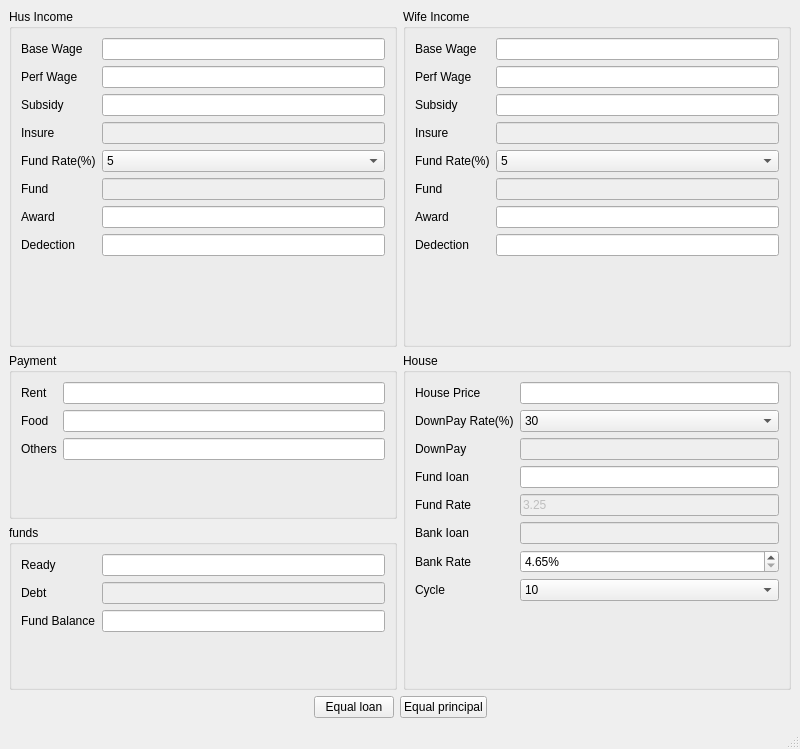
<?xml version="1.0" encoding="UTF-8"?>
<ui version="4.0">
 <class>Calculator</class>
 <widget class="QMainWindow" name="Calculator">
  <property name="geometry">
   <rect>
    <x>0</x>
    <y>0</y>
    <width>800</width>
    <height>749</height>
   </rect>
  </property>
  <property name="windowTitle">
   <string>Calculator</string>
  </property>
  <widget class="QWidget" name="centralwidget">
   <layout class="QVBoxLayout" name="verticalLayout">
    <item>
     <layout class="QVBoxLayout" name="verticalLayoutMain">
      <item>
       <layout class="QHBoxLayout" name="horizontalLayout">
        <item>
         <widget class="QGroupBox" name="groupBoxHusIncome">
          <property name="title">
           <string>Hus Income</string>
          </property>
          <layout class="QGridLayout" name="gridLayout">
           <item row="0" column="1">
            <layout class="QFormLayout" name="formLayoutHusIncome">
             <item row="0" column="0">
              <widget class="QLabel" name="labelHusBaseWage">
               <property name="text">
                <string>Base Wage</string>
               </property>
              </widget>
             </item>
             <item row="0" column="1">
              <widget class="QLineEdit" name="lineEditHusBaseWage">
               <property name="inputMask">
                <string/>
               </property>
              </widget>
             </item>
             <item row="1" column="0">
              <widget class="QLabel" name="labelHusPerfWage">
               <property name="text">
                <string>Perf Wage</string>
               </property>
              </widget>
             </item>
             <item row="1" column="1">
              <widget class="QLineEdit" name="lineEditHusPerfWage"/>
             </item>
             <item row="2" column="0">
              <widget class="QLabel" name="labelHusSubsidy">
               <property name="text">
                <string>Subsidy</string>
               </property>
              </widget>
             </item>
             <item row="2" column="1">
              <widget class="QLineEdit" name="lineEditHusSubsidy"/>
             </item>
             <item row="3" column="0">
              <widget class="QLabel" name="labelHusInsure">
               <property name="text">
                <string>Insure</string>
               </property>
              </widget>
             </item>
             <item row="3" column="1">
              <widget class="QLineEdit" name="lineEditHusInsure">
               <property name="enabled">
                <bool>false</bool>
               </property>
              </widget>
             </item>
             <item row="4" column="0">
              <widget class="QLabel" name="labelHusFundRate">
               <property name="text">
                <string>Fund Rate(%)</string>
               </property>
              </widget>
             </item>
             <item row="4" column="1">
              <widget class="QComboBox" name="comboBoxHusFundRate">
               <property name="editable">
                <bool>false</bool>
               </property>
               <property name="currentIndex">
                <number>0</number>
               </property>
               <item>
                <property name="text">
                 <string>5</string>
                </property>
               </item>
               <item>
                <property name="text">
                 <string>6</string>
                </property>
               </item>
               <item>
                <property name="text">
                 <string>7</string>
                </property>
               </item>
               <item>
                <property name="text">
                 <string>8</string>
                </property>
               </item>
               <item>
                <property name="text">
                 <string>9</string>
                </property>
               </item>
               <item>
                <property name="text">
                 <string>10</string>
                </property>
               </item>
               <item>
                <property name="text">
                 <string>11</string>
                </property>
               </item>
               <item>
                <property name="text">
                 <string>12</string>
                </property>
               </item>
              </widget>
             </item>
             <item row="5" column="0">
              <widget class="QLabel" name="labelHusFund">
               <property name="text">
                <string>Fund</string>
               </property>
              </widget>
             </item>
             <item row="5" column="1">
              <widget class="QLineEdit" name="lineEditHusFund">
               <property name="enabled">
                <bool>false</bool>
               </property>
              </widget>
             </item>
             <item row="6" column="0">
              <widget class="QLabel" name="labelHusAward">
               <property name="text">
                <string>Award</string>
               </property>
              </widget>
             </item>
             <item row="6" column="1">
              <widget class="QLineEdit" name="lineEditHusAward"/>
             </item>
             <item row="7" column="0">
              <widget class="QLabel" name="labelHusDedection">
               <property name="text">
                <string>Dedection</string>
               </property>
              </widget>
             </item>
             <item row="7" column="1">
              <widget class="QLineEdit" name="lineEditHusDedection"/>
             </item>
            </layout>
           </item>
          </layout>
         </widget>
        </item>
        <item>
         <widget class="QGroupBox" name="groupBoxWifeIncome">
          <property name="title">
           <string>Wife Income</string>
          </property>
          <layout class="QVBoxLayout" name="verticalLayout_2">
           <item>
            <layout class="QFormLayout" name="formLayoutWifeIncome">
             <item row="0" column="0">
              <widget class="QLabel" name="labelWifeBaseWage">
               <property name="text">
                <string>Base Wage</string>
               </property>
              </widget>
             </item>
             <item row="0" column="1">
              <widget class="QLineEdit" name="lineEditWifeBaseWage"/>
             </item>
             <item row="1" column="0">
              <widget class="QLabel" name="labelWifePerfWage">
               <property name="text">
                <string>Perf Wage</string>
               </property>
              </widget>
             </item>
             <item row="1" column="1">
              <widget class="QLineEdit" name="lineEditWifePerfWage"/>
             </item>
             <item row="2" column="0">
              <widget class="QLabel" name="labelWifeSubsidy">
               <property name="text">
                <string>Subsidy</string>
               </property>
              </widget>
             </item>
             <item row="2" column="1">
              <widget class="QLineEdit" name="lineEditWifeSubsidy"/>
             </item>
             <item row="3" column="0">
              <widget class="QLabel" name="labelWifeInsure">
               <property name="text">
                <string>Insure</string>
               </property>
              </widget>
             </item>
             <item row="3" column="1">
              <widget class="QLineEdit" name="lineEditWifeInsure">
               <property name="enabled">
                <bool>false</bool>
               </property>
              </widget>
             </item>
             <item row="4" column="0">
              <widget class="QLabel" name="labelWifeFundRate">
               <property name="text">
                <string>Fund Rate(%)</string>
               </property>
              </widget>
             </item>
             <item row="4" column="1">
              <widget class="QComboBox" name="comboBoxWifeFundRate">
               <item>
                <property name="text">
                 <string>5</string>
                </property>
               </item>
               <item>
                <property name="text">
                 <string>6</string>
                </property>
               </item>
               <item>
                <property name="text">
                 <string>7</string>
                </property>
               </item>
               <item>
                <property name="text">
                 <string>8</string>
                </property>
               </item>
               <item>
                <property name="text">
                 <string>9</string>
                </property>
               </item>
               <item>
                <property name="text">
                 <string>10</string>
                </property>
               </item>
               <item>
                <property name="text">
                 <string>11</string>
                </property>
               </item>
               <item>
                <property name="text">
                 <string>12</string>
                </property>
               </item>
              </widget>
             </item>
             <item row="5" column="0">
              <widget class="QLabel" name="labelWifeFund">
               <property name="text">
                <string>Fund</string>
               </property>
              </widget>
             </item>
             <item row="5" column="1">
              <widget class="QLineEdit" name="lineEditWifeFund">
               <property name="enabled">
                <bool>false</bool>
               </property>
              </widget>
             </item>
             <item row="6" column="0">
              <widget class="QLabel" name="labelWifeAward">
               <property name="text">
                <string>Award</string>
               </property>
              </widget>
             </item>
             <item row="6" column="1">
              <widget class="QLineEdit" name="lineEditWifeAward"/>
             </item>
             <item row="7" column="0">
              <widget class="QLabel" name="labelWifeDedection">
               <property name="text">
                <string>Dedection</string>
               </property>
              </widget>
             </item>
             <item row="7" column="1">
              <widget class="QLineEdit" name="lineEditWifeDedection"/>
             </item>
            </layout>
           </item>
          </layout>
         </widget>
        </item>
       </layout>
      </item>
      <item>
       <layout class="QHBoxLayout" name="horizontalLayoutDebat">
        <item>
         <layout class="QVBoxLayout" name="verticalLayoutPanel">
          <item>
           <widget class="QGroupBox" name="groupBoxPay">
            <property name="title">
             <string>Payment</string>
            </property>
            <layout class="QVBoxLayout" name="verticalLayout_3">
             <item>
              <layout class="QFormLayout" name="formLayoutPay">
               <item row="0" column="0">
                <widget class="QLabel" name="labelRent">
                 <property name="text">
                  <string>Rent</string>
                 </property>
                </widget>
               </item>
               <item row="0" column="1">
                <widget class="QLineEdit" name="lineEditRent"/>
               </item>
               <item row="1" column="0">
                <widget class="QLabel" name="labelFood">
                 <property name="text">
                  <string>Food</string>
                 </property>
                </widget>
               </item>
               <item row="1" column="1">
                <widget class="QLineEdit" name="lineEditFood"/>
               </item>
               <item row="2" column="0">
                <widget class="QLabel" name="labelOthers">
                 <property name="text">
                  <string>Others</string>
                 </property>
                </widget>
               </item>
               <item row="2" column="1">
                <widget class="QLineEdit" name="lineEditOthers"/>
               </item>
              </layout>
             </item>
            </layout>
           </widget>
          </item>
          <item>
           <widget class="QGroupBox" name="groupBox">
            <property name="title">
             <string>funds</string>
            </property>
            <layout class="QVBoxLayout" name="verticalLayout_5">
             <item>
              <layout class="QFormLayout" name="formLayout">
               <item row="0" column="0">
                <widget class="QLabel" name="labelReady">
                 <property name="text">
                  <string>Ready</string>
                 </property>
                </widget>
               </item>
               <item row="0" column="1">
                <widget class="QLineEdit" name="lineEditReady"/>
               </item>
               <item row="1" column="0">
                <widget class="QLabel" name="labelDebt">
                 <property name="text">
                  <string>Debt</string>
                 </property>
                </widget>
               </item>
               <item row="1" column="1">
                <widget class="QLineEdit" name="lineEditDebt">
                 <property name="enabled">
                  <bool>false</bool>
                 </property>
                </widget>
               </item>
               <item row="2" column="0">
                <widget class="QLabel" name="labelFundBalance">
                 <property name="text">
                  <string>Fund Balance</string>
                 </property>
                </widget>
               </item>
               <item row="2" column="1">
                <widget class="QLineEdit" name="lineEditFundBalance"/>
               </item>
              </layout>
             </item>
            </layout>
           </widget>
          </item>
         </layout>
        </item>
        <item>
         <widget class="QGroupBox" name="groupBoxHouse">
          <property name="title">
           <string>House</string>
          </property>
          <layout class="QVBoxLayout" name="verticalLayout_4">
           <item>
            <layout class="QFormLayout" name="formLayoutHouse">
             <item row="0" column="0">
              <widget class="QLabel" name="labelHousePrice">
               <property name="text">
                <string>House Price</string>
               </property>
              </widget>
             </item>
             <item row="0" column="1">
              <widget class="QLineEdit" name="lineEditHousePrice"/>
             </item>
             <item row="1" column="0">
              <widget class="QLabel" name="labelDownPayRate">
               <property name="text">
                <string>DownPay Rate(%)</string>
               </property>
              </widget>
             </item>
             <item row="1" column="1">
              <widget class="QComboBox" name="comboBoxDownPayRate">
               <item>
                <property name="text">
                 <string>30</string>
                </property>
               </item>
               <item>
                <property name="text">
                 <string>40</string>
                </property>
               </item>
               <item>
                <property name="text">
                 <string>50</string>
                </property>
               </item>
               <item>
                <property name="text">
                 <string>60</string>
                </property>
               </item>
               <item>
                <property name="text">
                 <string>70</string>
                </property>
               </item>
               <item>
                <property name="text">
                 <string>80</string>
                </property>
               </item>
               <item>
                <property name="text">
                 <string>90</string>
                </property>
               </item>
               <item>
                <property name="text">
                 <string>100</string>
                </property>
               </item>
              </widget>
             </item>
             <item row="2" column="0">
              <widget class="QLabel" name="labelDownPay">
               <property name="text">
                <string>DownPay</string>
               </property>
              </widget>
             </item>
             <item row="2" column="1">
              <widget class="QLineEdit" name="lineEditDownPay">
               <property name="enabled">
                <bool>false</bool>
               </property>
              </widget>
             </item>
             <item row="3" column="0">
              <widget class="QLabel" name="labelFundIoan">
               <property name="text">
                <string>Fund Ioan</string>
               </property>
              </widget>
             </item>
             <item row="3" column="1">
              <widget class="QLineEdit" name="lineEditFundIoan">
               <property name="enabled">
                <bool>true</bool>
               </property>
              </widget>
             </item>
             <item row="4" column="0">
              <widget class="QLabel" name="labelFundRate">
               <property name="text">
                <string>Fund Rate</string>
               </property>
              </widget>
             </item>
             <item row="4" column="1">
              <widget class="QLineEdit" name="lineEditFundRate">
               <property name="enabled">
                <bool>false</bool>
               </property>
               <property name="text">
                <string>3.25</string>
               </property>
              </widget>
             </item>
             <item row="5" column="0">
              <widget class="QLabel" name="labelBankIoan">
               <property name="text">
                <string>Bank Ioan</string>
               </property>
              </widget>
             </item>
             <item row="5" column="1">
              <widget class="QLineEdit" name="lineEditBankIoan">
               <property name="enabled">
                <bool>false</bool>
               </property>
              </widget>
             </item>
             <item row="6" column="0">
              <widget class="QLabel" name="labelBankRate">
               <property name="text">
                <string>Bank Rate</string>
               </property>
              </widget>
             </item>
             <item row="7" column="0">
              <widget class="QLabel" name="labelCycle">
               <property name="text">
                <string>Cycle</string>
               </property>
              </widget>
             </item>
             <item row="7" column="1">
              <widget class="QComboBox" name="comboBoxCycle">
               <item>
                <property name="text">
                 <string>10</string>
                </property>
               </item>
               <item>
                <property name="text">
                 <string>15</string>
                </property>
               </item>
               <item>
                <property name="text">
                 <string>20</string>
                </property>
               </item>
               <item>
                <property name="text">
                 <string>25</string>
                </property>
               </item>
               <item>
                <property name="text">
                 <string>30</string>
                </property>
               </item>
              </widget>
             </item>
             <item row="6" column="1">
              <widget class="QDoubleSpinBox" name="doubleSpinBoxBankRate">
               <property name="suffix">
                <string>%</string>
               </property>
               <property name="minimum">
                <double>4.650000000000000</double>
               </property>
               <property name="maximum">
                <double>6.370000000000000</double>
               </property>
               <property name="singleStep">
                <double>0.010000000000000</double>
               </property>
               <property name="stepType">
                <enum>QAbstractSpinBox::AdaptiveDecimalStepType</enum>
               </property>
              </widget>
             </item>
            </layout>
           </item>
          </layout>
         </widget>
        </item>
       </layout>
      </item>
      <item>
       <layout class="QHBoxLayout" name="horizontalLayoutButton">
        <item>
         <spacer name="horizontalSpacerLeft">
          <property name="orientation">
           <enum>Qt::Horizontal</enum>
          </property>
          <property name="sizeHint" stdset="0">
           <size>
            <width>40</width>
            <height>20</height>
           </size>
          </property>
         </spacer>
        </item>
        <item>
         <widget class="QPushButton" name="calCapButton">
          <property name="text">
           <string>Equal loan</string>
          </property>
         </widget>
        </item>
        <item>
         <widget class="QPushButton" name="calCapIntButton">
          <property name="text">
           <string>Equal principal</string>
          </property>
         </widget>
        </item>
        <item>
         <spacer name="horizontalSpacerRight">
          <property name="orientation">
           <enum>Qt::Horizontal</enum>
          </property>
          <property name="sizeHint" stdset="0">
           <size>
            <width>40</width>
            <height>20</height>
           </size>
          </property>
         </spacer>
        </item>
       </layout>
      </item>
     </layout>
    </item>
   </layout>
  </widget>
  <widget class="QMenuBar" name="menubar">
   <property name="geometry">
    <rect>
     <x>0</x>
     <y>0</y>
     <width>800</width>
     <height>25</height>
    </rect>
   </property>
  </widget>
  <widget class="QStatusBar" name="statusbar"/>
 </widget>
 <tabstops>
  <tabstop>lineEditHusBaseWage</tabstop>
  <tabstop>lineEditHusPerfWage</tabstop>
  <tabstop>lineEditHusSubsidy</tabstop>
  <tabstop>lineEditHusInsure</tabstop>
  <tabstop>comboBoxHusFundRate</tabstop>
  <tabstop>lineEditHusFund</tabstop>
  <tabstop>lineEditHusAward</tabstop>
  <tabstop>lineEditHusDedection</tabstop>
  <tabstop>lineEditWifeBaseWage</tabstop>
  <tabstop>lineEditWifePerfWage</tabstop>
  <tabstop>lineEditWifeSubsidy</tabstop>
  <tabstop>lineEditWifeInsure</tabstop>
  <tabstop>comboBoxWifeFundRate</tabstop>
  <tabstop>lineEditWifeFund</tabstop>
  <tabstop>lineEditWifeAward</tabstop>
  <tabstop>lineEditWifeDedection</tabstop>
  <tabstop>lineEditRent</tabstop>
  <tabstop>lineEditFood</tabstop>
  <tabstop>lineEditOthers</tabstop>
  <tabstop>lineEditReady</tabstop>
  <tabstop>lineEditDebt</tabstop>
  <tabstop>lineEditFundBalance</tabstop>
  <tabstop>lineEditHousePrice</tabstop>
  <tabstop>comboBoxDownPayRate</tabstop>
  <tabstop>lineEditDownPay</tabstop>
  <tabstop>lineEditFundIoan</tabstop>
  <tabstop>lineEditFundRate</tabstop>
  <tabstop>lineEditBankIoan</tabstop>
  <tabstop>doubleSpinBoxBankRate</tabstop>
  <tabstop>comboBoxCycle</tabstop>
  <tabstop>calCapButton</tabstop>
  <tabstop>calCapIntButton</tabstop>
 </tabstops>
 <resources/>
 <connections>
  <connection>
   <sender>calCapButton</sender>
   <signal>clicked()</signal>
   <receiver>Calculator</receiver>
   <slot>on_avgCapButton_clicked()</slot>
   <hints>
    <hint type="sourcelabel">
     <x>269</x>
     <y>693</y>
    </hint>
    <hint type="destinationlabel">
     <x>399</x>
     <y>339</y>
    </hint>
   </hints>
  </connection>
  <connection>
   <sender>lineEditHusBaseWage</sender>
   <signal>textEdited(QString)</signal>
   <receiver>Calculator</receiver>
   <slot>setHusbBaseWage()</slot>
   <hints>
    <hint type="sourcelabel">
     <x>259</x>
     <y>80</y>
    </hint>
    <hint type="destinationlabel">
     <x>399</x>
     <y>339</y>
    </hint>
   </hints>
  </connection>
  <connection>
   <sender>lineEditHusPerfWage</sender>
   <signal>textEdited(QString)</signal>
   <receiver>Calculator</receiver>
   <slot>setHusbPerfWage()</slot>
   <hints>
    <hint type="sourcelabel">
     <x>259</x>
     <y>110</y>
    </hint>
    <hint type="destinationlabel">
     <x>399</x>
     <y>339</y>
    </hint>
   </hints>
  </connection>
  <connection>
   <sender>lineEditHusSubsidy</sender>
   <signal>textEdited(QString)</signal>
   <receiver>Calculator</receiver>
   <slot>setHusbSubsidy()</slot>
   <hints>
    <hint type="sourcelabel">
     <x>381</x>
     <y>168</y>
    </hint>
    <hint type="destinationlabel">
     <x>399</x>
     <y>339</y>
    </hint>
   </hints>
  </connection>
  <connection>
   <sender>lineEditHusAward</sender>
   <signal>textEdited(QString)</signal>
   <receiver>Calculator</receiver>
   <slot>setHusbAward()</slot>
   <hints>
    <hint type="sourcelabel">
     <x>381</x>
     <y>302</y>
    </hint>
    <hint type="destinationlabel">
     <x>399</x>
     <y>339</y>
    </hint>
   </hints>
  </connection>
  <connection>
   <sender>lineEditWifeAward</sender>
   <signal>textEdited(QString)</signal>
   <receiver>Calculator</receiver>
   <slot>setWifeAward()</slot>
   <hints>
    <hint type="sourcelabel">
     <x>771</x>
     <y>302</y>
    </hint>
    <hint type="destinationlabel">
     <x>399</x>
     <y>339</y>
    </hint>
   </hints>
  </connection>
  <connection>
   <sender>lineEditWifeBaseWage</sender>
   <signal>textEdited(QString)</signal>
   <receiver>Calculator</receiver>
   <slot>setWifeBaseWage()</slot>
   <hints>
    <hint type="sourcelabel">
     <x>652</x>
     <y>80</y>
    </hint>
    <hint type="destinationlabel">
     <x>399</x>
     <y>339</y>
    </hint>
   </hints>
  </connection>
  <connection>
   <sender>lineEditWifePerfWage</sender>
   <signal>textEdited(QString)</signal>
   <receiver>Calculator</receiver>
   <slot>setWifePerfWage()</slot>
   <hints>
    <hint type="sourcelabel">
     <x>652</x>
     <y>110</y>
    </hint>
    <hint type="destinationlabel">
     <x>399</x>
     <y>339</y>
    </hint>
   </hints>
  </connection>
  <connection>
   <sender>lineEditWifeSubsidy</sender>
   <signal>textEdited(QString)</signal>
   <receiver>Calculator</receiver>
   <slot>setWifeSubsidy()</slot>
   <hints>
    <hint type="sourcelabel">
     <x>771</x>
     <y>168</y>
    </hint>
    <hint type="destinationlabel">
     <x>399</x>
     <y>339</y>
    </hint>
   </hints>
  </connection>
  <connection>
   <sender>lineEditRent</sender>
   <signal>textEdited(QString)</signal>
   <receiver>Calculator</receiver>
   <slot>setFamilyRent()</slot>
   <hints>
    <hint type="sourcelabel">
     <x>325</x>
     <y>424</y>
    </hint>
    <hint type="destinationlabel">
     <x>399</x>
     <y>373</y>
    </hint>
   </hints>
  </connection>
  <connection>
   <sender>lineEditFood</sender>
   <signal>textEdited(QString)</signal>
   <receiver>Calculator</receiver>
   <slot>setFamilyFood()</slot>
   <hints>
    <hint type="sourcelabel">
     <x>325</x>
     <y>458</y>
    </hint>
    <hint type="destinationlabel">
     <x>399</x>
     <y>373</y>
    </hint>
   </hints>
  </connection>
  <connection>
   <sender>lineEditOthers</sender>
   <signal>textEdited(QString)</signal>
   <receiver>Calculator</receiver>
   <slot>setFamilyOthers()</slot>
   <hints>
    <hint type="sourcelabel">
     <x>325</x>
     <y>492</y>
    </hint>
    <hint type="destinationlabel">
     <x>399</x>
     <y>373</y>
    </hint>
   </hints>
  </connection>
  <connection>
   <sender>lineEditReady</sender>
   <signal>textEdited(QString)</signal>
   <receiver>Calculator</receiver>
   <slot>setFamilyMoney()</slot>
   <hints>
    <hint type="sourcelabel">
     <x>374</x>
     <y>583</y>
    </hint>
    <hint type="destinationlabel">
     <x>399</x>
     <y>373</y>
    </hint>
   </hints>
  </connection>
  <connection>
   <sender>lineEditHousePrice</sender>
   <signal>textEdited(QString)</signal>
   <receiver>Calculator</receiver>
   <slot>setHousePrice()</slot>
   <hints>
    <hint type="sourcelabel">
     <x>771</x>
     <y>423</y>
    </hint>
    <hint type="destinationlabel">
     <x>399</x>
     <y>373</y>
    </hint>
   </hints>
  </connection>
  <connection>
   <sender>comboBoxDownPayRate</sender>
   <signal>activated(int)</signal>
   <receiver>Calculator</receiver>
   <slot>setHouseDownpayRate()</slot>
   <hints>
    <hint type="sourcelabel">
     <x>771</x>
     <y>456</y>
    </hint>
    <hint type="destinationlabel">
     <x>399</x>
     <y>373</y>
    </hint>
   </hints>
  </connection>
  <connection>
   <sender>lineEditFundIoan</sender>
   <signal>textEdited(QString)</signal>
   <receiver>Calculator</receiver>
   <slot>setHouseFundIoan()</slot>
   <hints>
    <hint type="sourcelabel">
     <x>771</x>
     <y>524</y>
    </hint>
    <hint type="destinationlabel">
     <x>399</x>
     <y>373</y>
    </hint>
   </hints>
  </connection>
  <connection>
   <sender>comboBoxCycle</sender>
   <signal>activated(int)</signal>
   <receiver>Calculator</receiver>
   <slot>setHouseCycle()</slot>
   <hints>
    <hint type="sourcelabel">
     <x>771</x>
     <y>658</y>
    </hint>
    <hint type="destinationlabel">
     <x>399</x>
     <y>373</y>
    </hint>
   </hints>
  </connection>
  <connection>
   <sender>comboBoxHusFundRate</sender>
   <signal>activated(int)</signal>
   <receiver>Calculator</receiver>
   <slot>setHusbFundRate()</slot>
   <hints>
    <hint type="sourcelabel">
     <x>262</x>
     <y>222</y>
    </hint>
    <hint type="destinationlabel">
     <x>399</x>
     <y>373</y>
    </hint>
   </hints>
  </connection>
  <connection>
   <sender>comboBoxWifeFundRate</sender>
   <signal>activated(int)</signal>
   <receiver>Calculator</receiver>
   <slot>setWifeFundRate()</slot>
   <hints>
    <hint type="sourcelabel">
     <x>652</x>
     <y>222</y>
    </hint>
    <hint type="destinationlabel">
     <x>399</x>
     <y>373</y>
    </hint>
   </hints>
  </connection>
  <connection>
   <sender>doubleSpinBoxBankRate</sender>
   <signal>valueChanged(double)</signal>
   <receiver>Calculator</receiver>
   <slot>setHouseBankIoanRate()</slot>
   <hints>
    <hint type="sourcelabel">
     <x>771</x>
     <y>625</y>
    </hint>
    <hint type="destinationlabel">
     <x>399</x>
     <y>373</y>
    </hint>
   </hints>
  </connection>
  <connection>
   <sender>calCapIntButton</sender>
   <signal>clicked()</signal>
   <receiver>Calculator</receiver>
   <slot>on_avgCapIntButton_clicked()</slot>
   <hints>
    <hint type="sourcelabel">
     <x>610</x>
     <y>709</y>
    </hint>
    <hint type="destinationlabel">
     <x>399</x>
     <y>373</y>
    </hint>
   </hints>
  </connection>
  <connection>
   <sender>lineEditHusDedection</sender>
   <signal>textEdited(QString)</signal>
   <receiver>Calculator</receiver>
   <slot>setHusbDedection()</slot>
   <hints>
    <hint type="sourcelabel">
     <x>262</x>
     <y>323</y>
    </hint>
    <hint type="destinationlabel">
     <x>399</x>
     <y>373</y>
    </hint>
   </hints>
  </connection>
  <connection>
   <sender>lineEditWifeDedection</sender>
   <signal>textEdited(QString)</signal>
   <receiver>Calculator</receiver>
   <slot>setWifeDedection()</slot>
   <hints>
    <hint type="sourcelabel">
     <x>652</x>
     <y>323</y>
    </hint>
    <hint type="destinationlabel">
     <x>399</x>
     <y>373</y>
    </hint>
   </hints>
  </connection>
  <connection>
   <sender>lineEditFundBalance</sender>
   <signal>textEdited(QString)</signal>
   <receiver>Calculator</receiver>
   <slot>setFamilyFundBalance()</slot>
   <hints>
    <hint type="sourcelabel">
     <x>262</x>
     <y>638</y>
    </hint>
    <hint type="destinationlabel">
     <x>399</x>
     <y>373</y>
    </hint>
   </hints>
  </connection>
 </connections>
 <slots>
  <slot>on_avgCapButton_clicked()</slot>
  <slot>setHusbBaseWage()</slot>
  <slot>setHusbPerfWage()</slot>
  <slot>setHusbSubsidy()</slot>
  <slot>setHusbAward()</slot>
  <slot>setWifeBaseWage()</slot>
  <slot>setWifePerfWage()</slot>
  <slot>setWifeSubsidy()</slot>
  <slot>setWifeFundRate()</slot>
  <slot>setWifeAward()</slot>
  <slot>setHusbFundRate()</slot>
  <slot>setFamilyRent()</slot>
  <slot>setFamilyFood()</slot>
  <slot>setFamilyOthers()</slot>
  <slot>setFamilyMoney()</slot>
  <slot>setFamilyDebt()</slot>
  <slot>setHousePrice()</slot>
  <slot>setHouseDownpayRate()</slot>
  <slot>setHouseFundIoan()</slot>
  <slot>setHouseBankIoanRate()</slot>
  <slot>setHouseCycle()</slot>
  <slot>on_avgCapIntButton_clicked()</slot>
  <slot>setHusbDedection()</slot>
  <slot>setWifeDedection()</slot>
  <slot>setFamilyFundBalance()</slot>
 </slots>
</ui>
